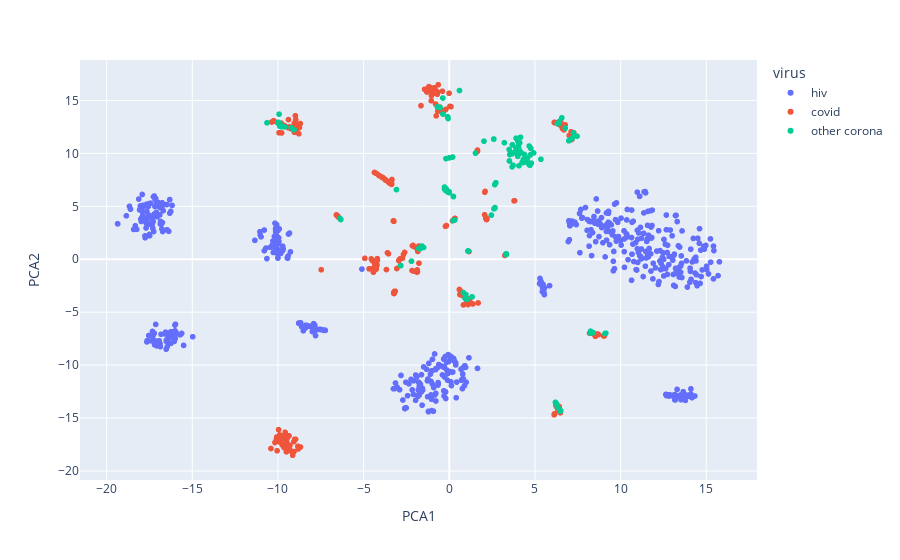

Notebook source saved alongside this figure:
### Code cell
#fig = px.scatter(df_covid, x='PCA1',y='PCA2', hover_data=['PPI'], color='color')
#fig = px.scatter(df_corona, x='PCA1',y='PCA2', hover_data=['PPI'], color=['coral']*df_corona.shape[0])
df_all = df_hiv.append(df_covid)
df_all = df_all.append(df_corona)
fig = px.scatter(df_all, x='PCA1',y='PCA2', hover_data=['PPI'], color='virus')

fig.show()
fig.write_html('output.html')
#plt.savefig('TSNE_viruses.pdf', dpi=300, bbox_inches='tight')

### Figure 1 — Plotly figure (JSON) as saved in the notebook; plotly's stock layout.template omitted (floating-point values rounded to 4 significant figures; data arrays with more than 128 entries replaced by an {"elided": "..."} marker saying what was removed)
{"data": [{"customdata": {"elided": "618x1 str values"}, "hovertemplate": "virus=hiv<br>PCA1=%{x}<br>PCA2=%{y}<br>PPI=%{customdata[0]}<extra></extra>", "legendgroup": "hiv", "marker": {"color": "#636efa", "symbol": "circle"}, "mode": "markers", "name": "hiv", "showlegend": true, "type": "scattergl", "x": {"elided": "618 float values"}, "xaxis": "x", "y": {"elided": "618 float values"}, "yaxis": "y"}, {"customdata": {"elided": "330x1 str values"}, "hovertemplate": "virus=covid<br>PCA1=%{x}<br>PCA2=%{y}<br>PPI=%{customdata[0]}<extra></extra>", "legendgroup": "covid", "marker": {"color": "#EF553B", "symbol": "circle"}, "mode": "markers", "name": "covid", "showlegend": true, "type": "scattergl", "x": {"elided": "330 float values"}, "xaxis": "x", "y": {"elided": "330 float values"}, "yaxis": "y"}, {"customdata": {"elided": "143x1 str values"}, "hovertemplate": "virus=other corona<br>PCA1=%{x}<br>PCA2=%{y}<br>PPI=%{customdata[0]}<extra></extra>", "legendgroup": "other corona", "marker": {"color": "#00cc96", "symbol": "circle"}, "mode": "markers", "name": "other corona", "showlegend": true, "type": "scattergl", "x": {"elided": "143 float values"}, "xaxis": "x", "y": {"elided": "143 float values"}, "yaxis": "y"}], "layout": {"legend": {"title": {"text": "virus"}, "tracegroupgap": 0}, "margin": {"t": 60}, "xaxis": {"anchor": "y", "domain": [0, 1], "title": {"text": "PCA1"}}, "yaxis": {"anchor": "x", "domain": [0, 1], "title": {"text": "PCA2"}}}}
